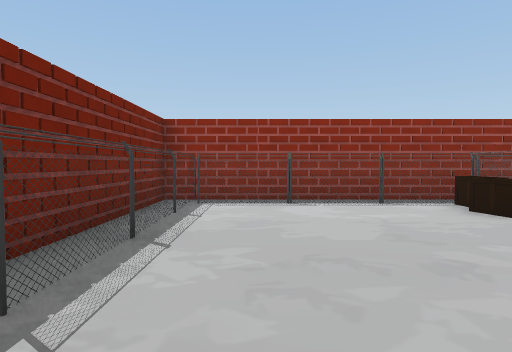
View 1 (above)

12 first-person views from a walk through a Unity game level. The camera is 1.5 m above the floor, tilts 2° down and sees 75° across. The floor is counted in squares, 2 m on a side. Each view is taken from the middle of a square. On the plan, view 1 faces up. The plan holds only what a view shows up to about 11 squares ahead; the rest is blank. The place goes on beyond the plan. The player character is not drawn. Some animated figures are not drawn.

View 2
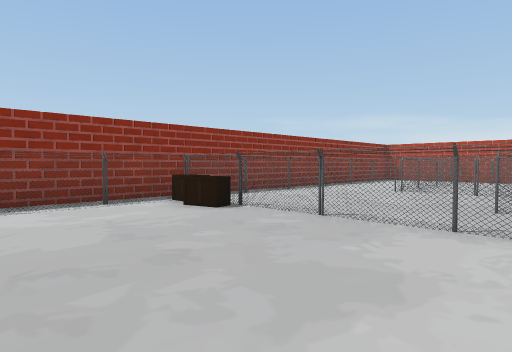

View 3
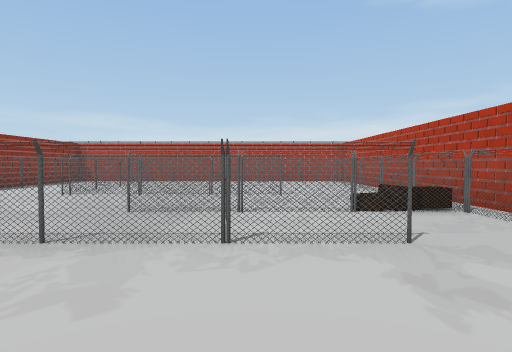

View 4
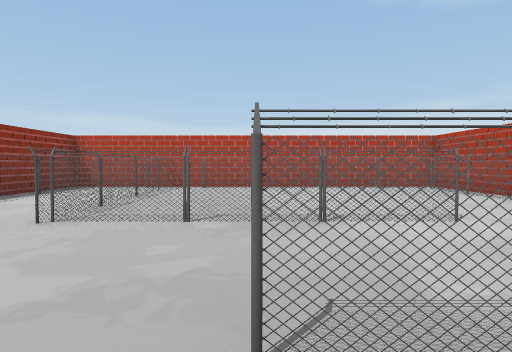

View 5
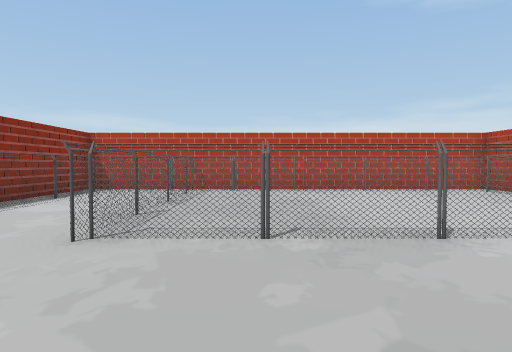

View 6
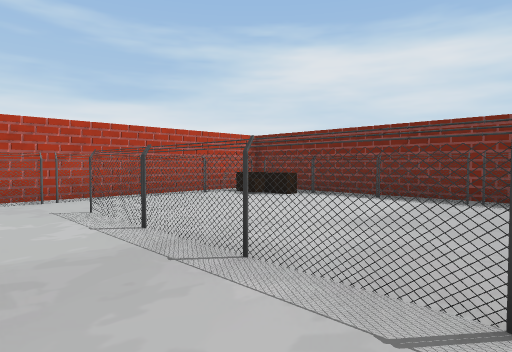

View 7
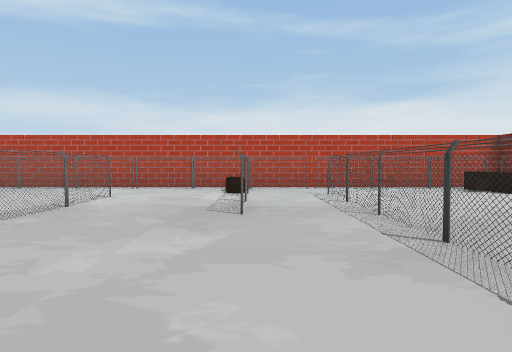

View 8
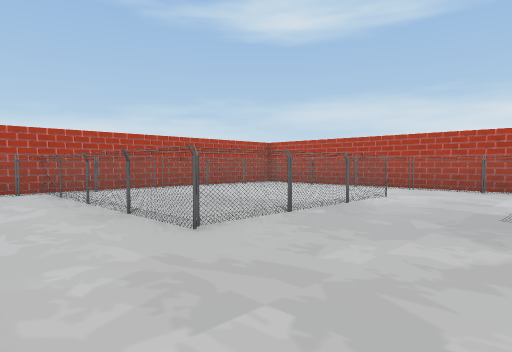

View 9
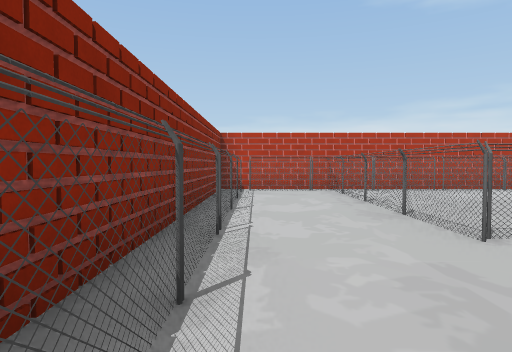

View 10
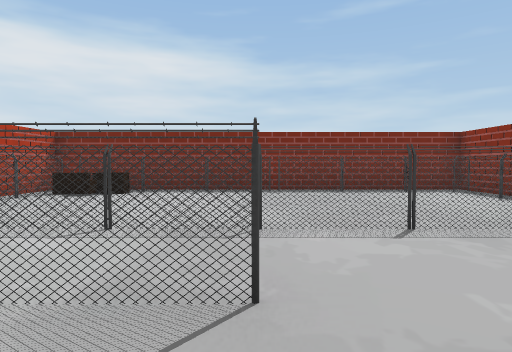

View 11
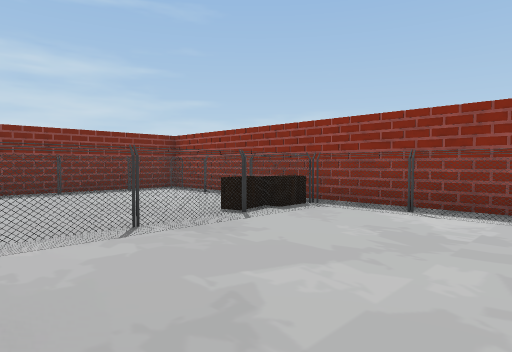

View 12
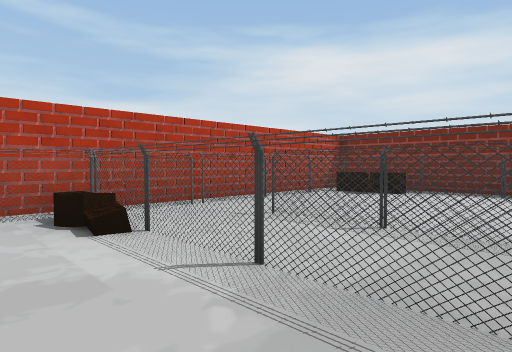

### Floor plan
Points are (right, up) in squares from view 1. A wall is a line through its corners. A room is listed if a view was taken in it or the views show most of it. See-through windows are left out.
Room 1 (views 1, 2, 3, 4, 5, 6, 7, 8, 9, 10, 11, 12)
walls: (16.2, 5.4) (16.2, 7.1) (-2, 7.1) (-2, -5) (16.2, -5) (16.2, 3.6)
objects: crate (-1, -4); fence (-1, -3); fence (-1, -1); fence (-1, 1); fence (-1, 2) to (-1, 3); fence (-1, 4); fence (-1, 6); fence (0, -4); crate (0, -3); fence (0, 6); fence (2, -4); fence (2, 6); fence (3, -4); fence (3, 6); fence (4, -2); fence (4, 0); fence (4, 2); fence (4, 4); fence (4, 5); crate (4, 6); fence (5, -4); crate (5, 5); fence (5, 6); crate (6, -4); fence (6, -3); fence (6, -2); fence (6, 0); fence (7, -4); crate (7, -3); fence (7, 6); fence (9, -4); fence (9, -1); fence (9, 1); fence (9, 3); fence (9, 6); fence (10, 4); fence (11, -4); fence (11, 6); fence (12, -4); fence (12, 4); fence (12, 6); fence (14, -4); fence (14, 4); fence (14, 6); other object (15, 4); fence (16, -4); fence (16, -2); fence (16, 0); fence (16, 2); fence (16, 4); fence (16, 5)

Positions as (right, up) in squares from view 1, and headings:
1: (0, 0), facing up
2: (0, 0), facing up-right
3: (1, -1), facing right
4: (5, 1), facing right
5: (6, 2), facing right
6: (6, 3), facing down-left
7: (6, 6), facing down
8: (6, 6), facing down-right
9: (6, 6), facing right
10: (8, 1), facing left
11: (8, 1), facing up-left
12: (8, 1), facing down-left
